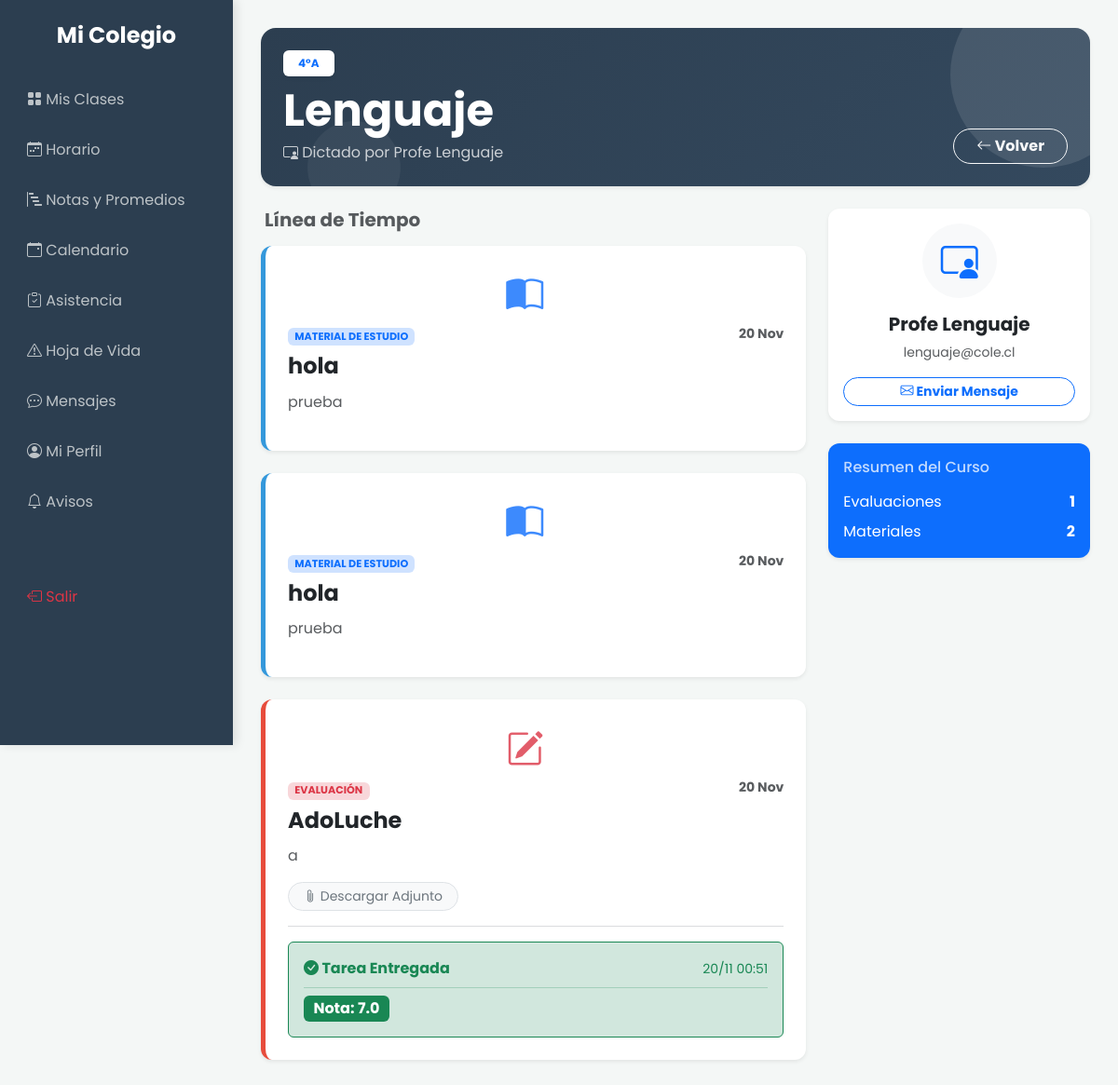
Screenshot of /alumno/ver_curso.php?id=2 (signed in) with the database file from the repository.
### tables this page shows
CREATE TABLE `asignaturas` (
  `id` int(11) NOT NULL,
  `nombre` varchar(50) NOT NULL
);

CREATE TABLE `cursos` (
  `id` int(11) NOT NULL,
  `nombre` varchar(50) NOT NULL
);

CREATE TABLE `usuarios` (
  `id` int(11) NOT NULL,
  `nombre` varchar(100) NOT NULL,
  `email` varchar(100) NOT NULL,
  `password` varchar(255) NOT NULL,
  `rol` enum('director','profesor','alumno','apoderado','administrador') NOT NULL,
  `foto` varchar(255) DEFAULT 'default.jpg',
  `created_at` timestamp NOT NULL DEFAULT current_timestamp()
);

CREATE TABLE `actividades` (
  `id` int(11) NOT NULL,
  `programacion_id` int(11) NOT NULL,
  `titulo` varchar(150) NOT NULL,
  `descripcion` text DEFAULT NULL,
  `archivo_adjunto` varchar(255) DEFAULT NULL,
  `tipo` enum('material','tarea','prueba') NOT NULL,
  `fecha_limite` datetime DEFAULT NULL,
  `porcentaje` int(11) NOT NULL DEFAULT 10,
  `created_at` timestamp NOT NULL DEFAULT current_timestamp()
);

CREATE TABLE `entregas` (
  `id` int(11) NOT NULL,
  `actividad_id` int(11) NOT NULL,
  `alumno_id` int(11) NOT NULL,
  `archivo_entrega` varchar(255) DEFAULT NULL,
  `comentario_alumno` text DEFAULT NULL,
  `fecha_entrega` timestamp NOT NULL DEFAULT current_timestamp(),
  `nota` decimal(3,1) DEFAULT NULL,
  `comentario_profesor` text DEFAULT NULL
);

### alumno/ver_curso.php (the view, shortened to what this page needs)
<?php
require '../config/db.php';
$alumno_id = $_SESSION['user_id'];
$prog_id = $_GET['id'] ?? null;
$sqlInfo = "SELECT a.nombre as materia, c.nombre as curso, u.nombre as profe, u.email as email_profe,
            u.id as id_profe
            FROM programacion_academica pa
            JOIN asignaturas a ON pa.asignatura_id = a.id
            JOIN cursos c ON pa.curso_id = c.id
            JOIN usuarios u ON pa.profesor_id = u.id
            WHERE pa.id = ?";
$stmtInfo = $pdo->prepare($sqlInfo);
$stmtInfo->execute([$prog_id]);
$info = $stmtInfo->fetch();
$sqlAct = "SELECT * FROM actividades WHERE programacion_id = ? ORDER BY created_at DESC";
$stmtAct = $pdo->prepare($sqlAct);
$stmtAct->execute([$prog_id]);
$actividades = $stmtAct->fetchAll();
?>
<!DOCTYPE html>
<html lang="es">
<head>
    <link href="https://cdn.jsdelivr.net/npm/bootstrap@5.3.0/dist/css/bootstrap.min.css" rel="stylesheet">
    <link rel="stylesheet" href="https://cdn.jsdelivr.net/npm/bootstrap-icons@1.10.5/font/bootstrap-icons.css">
    <link href="../assets/css/style.css" rel="stylesheet">
</head>
<body>
<?php include '../includes/sidebar_alumno.php'; ?>
    <div class="main-content">
        <div class="course-hero mb-4 d-flex justify-content-between align-items-end p-4 rounded-4 text-white shadow-sm">
            <div style="position: relative; z-index: 2;">
                <span class="badge bg-white text-primary mb-2 text-uppercase px-3 py-2 fw-bold shadow-sm"><?php echo $info['curso']; ?></span>
                <h1 class="display-5 fw-bold mb-1"><?php echo $info['materia']; ?></h1>
                <p class="mb-0 opacity-75"><i class="bi bi-person-video3"></i> Dictado por <?php echo $info['profe']; ?></p>
            </div>
            <div style="position: relative; z-index: 2;">
                <a href="dashboard.php" class="btn btn-outline-light rounded-pill px-4 fw-bold">
                    <i class="bi bi-arrow-left"></i> Volver
                </a>
            </div>
        </div>
        <div class="row">
            <div class="col-lg-8">
                <?php if(count($actividades) == 0): ?>
                    <div class="card border-0 shadow-sm p-5 text-center">
                        <div class="text-muted opacity-25 mb-3">
                            <i class="bi bi-journal-bookmark display-1"></i>
                        </div>
                        <h4>¡Todo al día!</h4>
                        <p class="text-muted">El profesor aún no ha subido contenido para esta materia.</p>
                    </div>
                <?php else: ?>
                    <h5 class="text-muted fw-bold mb-3 ms-1">Línea de Tiempo</h5>
                    <?php foreach($actividades as $act): ?>
                        <div class="card mb-4 activity-card shadow-sm type-<?php echo $act['tipo']; ?>">
                            <div class="file-icon">
                                <?php if($act['tipo'] == 'tarea'): ?>
                                    <i class="bi bi-pencil-square text-danger"></i>
                                <?php else: ?>
                                    <i class="bi bi-book-half text-primary"></i>
                                <?php endif; ?>
                            </div>
                            <div class="w-100">
                                <div class="d-flex justify-content-between align-items-start">
                                    <div>
                                        <span class="badge <?php echo ($act['tipo']=='tarea') ? 'bg-danger-subtle text-danger' : 'bg-primary-subtle text-primary'; ?> mb-2 text-uppercase" style="font-size: 0.7rem;">
                                            <?php echo ($act['tipo']=='tarea') ? 'Evaluación' : 'Material de Estudio'; ?>
                                        </span>
                                        <h4 class="fw-bold mb-1 text-dark"><?php echo $act['titulo']; ?></h4>
                                    </div>
                                    <small class="text-muted fw-bold"><?php echo date("d M", strtotime($act['created_at'])); ?></small>
                                </div>
                                <p class="text-muted mt-2 mb-3"><?php echo $act['descripcion']; ?></p>
                                <?php if($act['archivo_adjunto']): ?>
                                    <div class="mb-3">
                                        <a href="../assets/uploads/<?php echo $act['archivo_adjunto']; ?>" target="_blank" class="btn btn-light border text-secondary btn-sm rounded-pill px-3">
                                            <i class="bi bi-paperclip"></i> Descargar Adjunto
                                        </a>
                                    </div>
                                <?php endif; ?>
                                <?php if($act['tipo'] == 'tarea'): ?>
                                    <hr class="border-secondary opacity-10">
                                    <?php
                                        $sqlCheck = "SELECT * FROM entregas WHERE actividad_id = ? AND alumno_id = ?";
                                        $stmtCheck = $pdo->prepare($sqlCheck);
                                        $stmtCheck->execute([$act['id'], $alumno_id]);
                                        $entrega = $stmtCheck->fetch();
                                    ?>
                                    <?php if($entrega): ?>
                                        <div class="bg-success-subtle border border-success rounded p-3">
                                            <div class="d-flex justify-content-between align-items-center">
                                                <span class="text-success fw-bold"><i class="bi bi-check-circle-fill"></i> Tarea Entregada</span>
                                                <small class="text-success"><?php echo date("d/m H:i", strtotime($entrega['fecha_entrega'])); ?></small>
                                            </div>
                                            <?php if($entrega['nota']): ?>
                                                <div class="mt-2 pt-2 border-top border-success-subtle">
                                                    <span class="badge bg-success fs-6">Nota: <?php echo $entrega['nota']; ?></span>
                                                </div>
                                            <?php else: ?>
                                                <div class="mt-1 small text-success opacity-75">Esperando calificación...</div>
                                            <?php endif; ?>
                                        </div>
                                    <?php endif; ?>
                                <?php endif; ?>
                            </div>
                        </div>
                    <?php endforeach; ?>
                <?php endif; ?>
            </div>
            <div class="col-lg-4">
                <div class="card border-0 shadow-sm mb-4">
                    <div class="card-body text-center">
                        <div class="mb-3">
                            <div class="rounded-circle bg-light d-inline-flex align-items-center justify-content-center" style="width: 80px; height: 80px;">
                                <i class="bi bi-person-video3 fs-1 text-primary"></i>
                            </div>
                        </div>
                        <h5 class="fw-bold"><?php echo $info['profe']; ?></h5>
                        <p class="text-muted small"><?php echo $info['email_profe']; ?></p>
                        <button class="btn btn-outline-primary btn-sm rounded-pill w-100 fw-bold"
                                data-bs-toggle="modal"
                                data-bs-target="#modalMsgProfe">
                            <i class="bi bi-envelope"></i> Enviar Mensaje
                        </button>
                    </div>
                </div>
                <div class="card border-0 shadow-sm bg-primary text-white">
                    <div class="card-body">
                        <h6 class="opacity-75 mb-3">Resumen del Curso</h6>
                        <div class="d-flex justify-content-between mb-2">
                            <span>Evaluaciones</span>
                            <span class="fw-bold"><?php echo count(array_filter($actividades, function($v){ return $v['tipo'] == 'tarea'; })); ?></span>
                        </div>
                        <div class="d-flex justify-content-between">
                            <span>Materiales</span>
                            <span class="fw-bold"><?php echo count(array_filter($actividades, function($v){ return $v['tipo'] == 'material'; })); ?></span>
                        </div>
                    </div>
                </div>
            </div>
        </div>
    </div>
</body>
</html>

### assets/css/style.css (style rules this page uses)
:root { --primary-color: #2c3e50; --secondary-color: #34495e; --accent-color: #1abc9c; --bg-light: #f4f7f6; --text-dark: #333; --sidebar-width: 250px; }
body { font-family: 'Poppins', sans-serif; background-color: var(--bg-light); color: var(--text-dark); }
.card { border: none; border-radius: 12px; box-shadow: 0 4px 20px rgba(0,0,0,0.05); transition: transform 0.3s ease, box-shadow 0.3s ease; }
.main-content { margin-left: var(--sidebar-width); padding: 30px; }
.course-hero { background: linear-gradient(135deg, var(--primary-color), var(--secondary-color)); color: white; padding: 3rem 2rem; border-radius: 15px; margin-bottom: 2rem; position: relative; overflow: hidden; box-shadow: 0 10px 20px rgba(44, 62, 80, 0.3); }
.course-hero::before { content: ""; position: absolute; top: -50px; right: -50px; width: 200px; height: 200px; background: rgba(255,255,255,0.1); border-radius: 50%; }
.course-hero::after { content: ""; position: absolute; bottom: -30px; left: 50px; width: 100px; height: 100px; background: rgba(255,255,255,0.05); border-radius: 50%; }
.activity-card { border-left: 5px solid transparent; display: flex; align-items: center; padding: 1.5rem; }
.activity-card.type-tarea { border-left-color: #e74c3c; }
.activity-card.type-material { border-left-color: #3498db; }
.file-icon { font-size: 2.5rem; margin-right: 1.5rem; opacity: 0.8; }
.type-tarea .file-icon { color: #e74c3c; }
.type-material .file-icon { color: #3498db; }

### rows the page displays
asignaturas: cursos.nombre "4°A", nombre "Lenguaje", usuarios.nombre "Profe Lenguaje", usuarios.email "lenguaje@cole.cl"
actividades: tipo "material" (drawn), titulo "hola", created_at "20 Nov", descripcion "prueba"
actividades: tipo "material" (drawn), titulo "hola", created_at "20 Nov", descripcion "prueba"
actividades: tipo "tarea" (drawn), titulo "AdoLuche", created_at "20 Nov", descripcion "a", entregas.fecha_entrega "20/11 00:51", entregas.nota "7.0"
